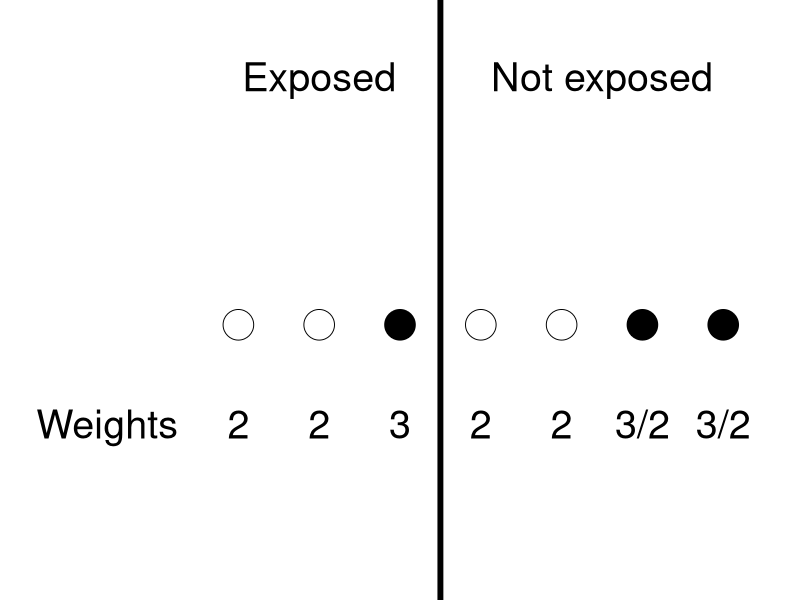
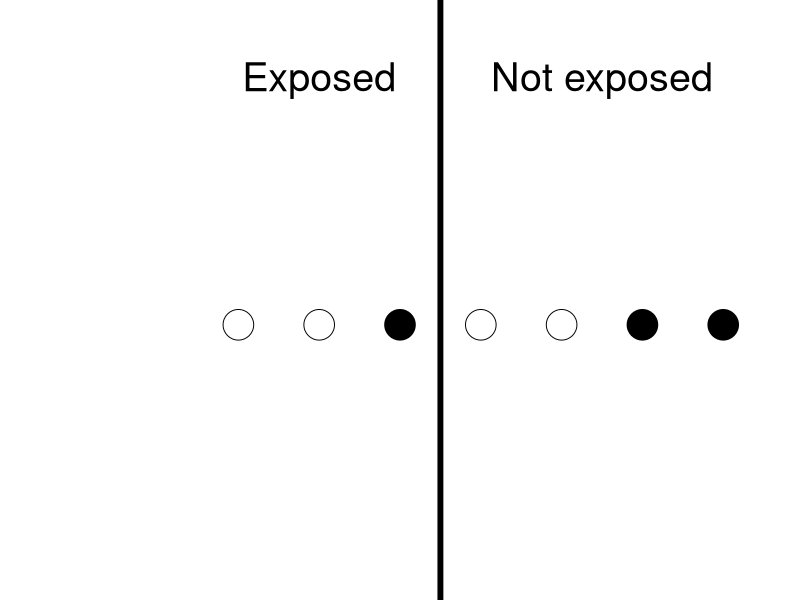
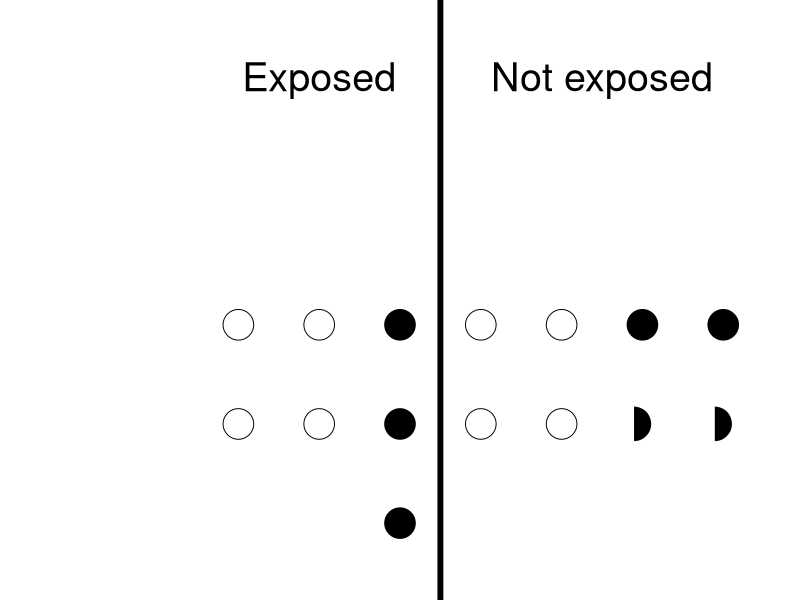

The R script that drew these images, in order:
library(tidyverse)

d <- tibble(x = c(1:7), y = 1, covs = factor(c(0,0,1, 0,0,1,1)),
            wts = c('2','2','3','2','2','3/2','3/2'))
plt1 <- ggplot(d, aes(x, y))+geom_point(aes(fill = covs), shape = 21, size = 10,
                                show.legend=FALSE) +
  geom_vline(xintercept = 3.5, linewidth=2)+
  annotate('text',x = 2, y = 1.5, label = 'Exposed', size = 10) +
  annotate('text', x = 5.5, y = 1.5, label = "Not exposed", size=10)+
  theme_void() +
  theme(text = element_text(size = 14))+
  scale_x_continuous(limits = c(-1.5, 7.5))+
  scale_y_continuous(limits = c(0.5,1.6))+
  scale_fill_manual(values = c('0' = 'white','1' = 'black'))

png(file = "chapters/images/tmp21.png", width = 8, height = 2, units = 'in', res = 300)
plt1 +
  annotate('text', x = -1.5, y = 0.8, label = "Weights", size = 10, hjust=0)+
  geom_text(aes(x = x, y = 0.8, label = wts), size=10)
dev.off()

d2 <- d |> rbind(
  tibble(x = c(1,2,3,3,4,5,6,7), y = c(0.8, .8, .8, .6, .8, .8,.8, .8),
         covs = c(0, 0, 1, 1, 0, 0, 1, 1),
         wts = '0'
)) |>
  mutate(shps = c(rep('0',13), rep('1',2)))
plt2 <- ggplot( d2, aes(x, y))+
  geom_point(data = d2 |> filter(shps=='0'), aes(fill = covs),shape=21, size = 10,
                                show.legend=FALSE) +
  geom_point(data = d2 |> filter(shps == '1'),
             aes(fill=covs), shape = "\u25D7", size=20, show.legend=F) +
  geom_vline(xintercept = 3.5, linewidth=2)+
  annotate('text',x = 2, y = 1.5, label = 'Exposed', size = 10) +
  annotate('text', x = 5.5, y = 1.5, label = "Not exposed", size=10)+
  theme_void() +
  theme(text = element_text(size = 14))+
  scale_x_continuous(limits = c(-1.5, 7.5))+
  scale_y_continuous(limits = c(0.5,1.6))+
  scale_fill_manual(values = c('0' = 'white','1' = 'black'))

library(Cairo)
cairo_pdf('tmp2.pdf', family = 'Symbola', width=8,height=2)
plt1
dev.off()

cairo_pdf('tmp.pdf', family = "Symbola", width = 8, height = 2)
plt2
dev.off()
